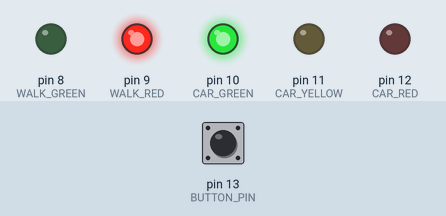
Bench run of a sketch on a simulated Arduino Uno, built with avr-gcc and run on an emulated ATmega328P. On the bench: output pins drawn as LEDs (lit = HIGH). Inputs (shaded band) come from the test bench; at power-on: pin 13 (BUTTON_PIN) HIGH.

Above: at 0.8 s.
0.9 s: pin 13 (BUTTON_PIN) pulled LOW for 0.15 s
At 2.1 s:
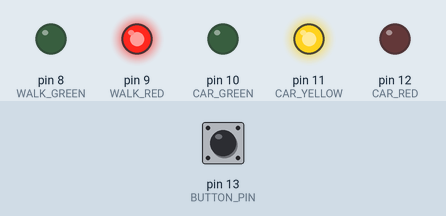
At 3.6 s:
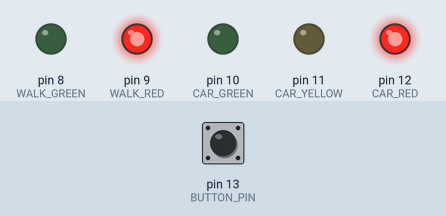
Timing chart, 0 to 15.4 s (numbered marks = the images above; inputs shaded):
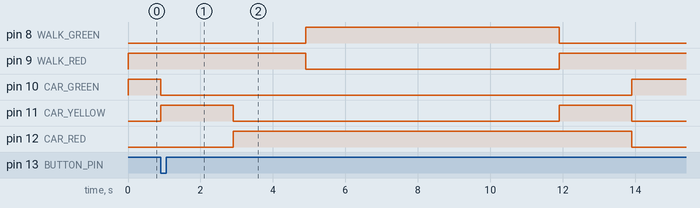

Measured:
- after the input at 0.9 s, pin 8 (WALK_GREEN): LOW → HIGH after 4.0 s, → LOW 7.0 s later; pin 9 (WALK_RED): HIGH → LOW after 4.0 s, → HIGH 7.0 s later

The sketch:

sketch.ino
```cpp
#include <avr/io.h>
#include <util/delay.h>
#include <avr/interrupt.h>
#include <stdbool.h>

#define WALK_GREEN PB0
#define WALK_RED PB1
#define CAR_GREEN PB2
#define CAR_YELLOW PB3
#define CAR_RED PB4
#define BUTTON_PIN PB5
#define NUM_SEQ 4

void lightCarsStop(void) {
    PORTB &= ~(1 << CAR_GREEN);
    PORTB |= (1 << CAR_YELLOW);
    _delay_ms(2000);
    PORTB &= ~(1 << CAR_YELLOW);
    PORTB |= (1 << CAR_RED);
}

void lightCarsGo(void) {
    PORTB |= ((1 << CAR_YELLOW) | (1 << CAR_RED));
    _delay_ms(2000);
    PORTB &= ~((1 << CAR_YELLOW) | (1 << CAR_RED));
    PORTB |= (1 << CAR_GREEN);
}

void lightWalkGo() {
    _delay_ms(2000);
    PORTB &= ~(1 << WALK_RED);
    PORTB |= (1 << WALK_GREEN);
}

void lightWalkStop() {
    _delay_ms(2000);
    PORTB &= ~(1 << WALK_GREEN);
    PORTB |= (1 << WALK_RED);
}

void buttonPressed() {
    lightCarsStop();
    lightWalkGo();
    _delay_ms(5000);
    lightWalkStop();
    lightCarsGo();
}


int main(void) {
    DDRB = (1 << WALK_GREEN) | (1 << WALK_RED) | (1 << CAR_GREEN) | (1 << CAR_YELLOW) | (1 << CAR_RED); // Output
    DDRB &= ~(1 << BUTTON_PIN); // Input
    PORTB |= (1 << BUTTON_PIN); // Pullup
    PORTB |= ((1 << CAR_GREEN) | (1 << WALK_RED)); // Tänd LED

    while((!(PINB & (1 << BUTTON_PIN)))) {
        _delay_ms(10);
    }
    while(1) {
        if (!(PINB & (1 << BUTTON_PIN))) {
            buttonPressed();
        }
    }

    return 0;
}
```
